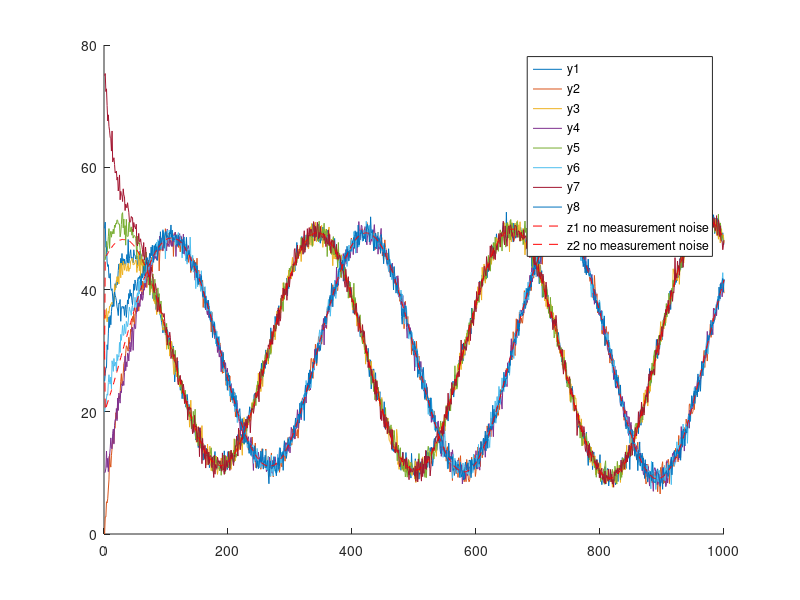

Here is the MATLAB script that generated this plot: (Note: this script raises an error after producing the figure.)
clc;clear;close all;
% state space model--------------------------------------------------------
A = [0 -1;1 0];
n = size (A,2);

H = eye(n);
m = size (A,1);

L = [ 2 -1  0 -1;
     -1  2 -1  0;
      0 -1  2 -1;
     -1  0 -1  2];
N=size(L,1);
% Covariance Matrices------------------------------------------------------

Q = diag([1,1]);
Ri=1;
R = diag([Ri,Ri,Ri,Ri,Ri,Ri,Ri,Ri]);     

% Initial Conditions ------------------------------------------------------
dt=0.02; % dt=0.001 is stable for a longer time, dt=0.02 is unstable when t→∞
t_f=20;
steps=round(t_f/dt);
x0 = [15 -10]'; %initial condition
Ad= (dt*A+eye(n)); % discretization using euler's method
P_plus0 = [1 0 ;0 1];% initial covariance

% generate noise-----------------------------------------------------------
rng('default')
%rng('shuffle')
% W，n x k_steps
w=chol(Q)* randn(n,steps);
w=w*dt;
% V，n x k_steps
v = chol(R)* randn(n*N,steps);% shift v to right by 1


% Define matrices used to store all  data
% KF ---------------------------------------------------------------------- 
% x, used to store all states, ∈ R^(n x steps)
x = zeros(n,steps);

% % u, used to store inputs, ∈ R^(p x steps)
% u = zeros(p,steps);

% z, used to store measurements, ∈ R^(n x steps)
z = zeros(m,steps);
zh = zeros(m,steps);

% x_hat_plus，used to store posteriori estimates，∈ R^(n x steps)
x_hat_plus = zeros(n,steps);

% x_hat_minus_history，used to store priori estimates，∈ R^(n x steps)
x_hat_minus = zeros(n,steps);

% P_plus, used to store posteriori covariance matrices
P_plus = cell(1,steps); %cell array used to store all P^+

% P_plus, used to store priori covariance matrices
P_minus = cell(1,steps); %cell array used to store all P^-1

% K, used to store all kalman gains
K = cell(1,steps);

% χ2 ----------------------------------------------------------------------
% V, used to store all inovation vectors
Nu = zeros(m,steps);
% S, used to store all inovation covariances matrices
S = cell(1,steps);
% Chi-square , used to store all χ2 
Chi = zeros(1,steps);

%% True sates simulation 

x(:,1)=x0;
z(:,1)=H*x0+v(1); % z(1) is z[0]=Hx[0]+v[0]
for k = 2:steps
% state space euqation
   %x(:,k) = A * x(:,k-1) + B*u(:,k-1) +w(:,k-1);
   x(:,k) = Ad * x(:,k-1) + w(:,k-1); 
% measurement
   zh(:,k) = H * x(:,k); 
   z(:,k)= H * x(:,k)+v(1:2,k); 
end


q = zeros(4*2,steps);
y = zeros(4*2,steps);
L = 1*L;
L_hat = kron(L,eye(m));


y(:,1)=[15+10 -10+10 15+20 -10+20 15+30 -10+30  15+60  -10+60]';
u=[zh(1,:)+10;  zh(2,:)+10; zh(1,:)+20 ; zh(2,:)+20 ; zh(1,:)+30 ; zh(2,:)+30 ; zh(1,:)+60 ; zh(2,:)+60];

for k = 2:steps
% q[k]=q[k-1]+dt*(-L)*(q[k-1]-z[k-1])
   q(:,k) = q(:,k-1)+ dt *(-L_hat)*(q(:,k-1) + (u(:,k-1)+v(:,k-1))  ) ; 
% y[k]=q[k]+z[k]
   y(:,k) = q(:,k) +  (u(:,k)+v(:,k)) ; %+ [v1(:,k); v2(:,k); v3(:,k); v4(:,k)];
end

%plot(z(1,:),'DisplayName','z1')
hold on
plot(y(1,:),'DisplayName','y1')
plot(y(2,:),'DisplayName','y2')
plot(y(3,:),'DisplayName','y3')
plot(y(4,:),'DisplayName','y4')
plot(y(5,:),'DisplayName','y5')
plot(y(6,:),'DisplayName','y6')
plot(y(7,:),'DisplayName','y7')
plot(y(8,:),'DisplayName','y8')

plot(zh(1,:)+30,'r--','DisplayName','z1 no measurement noise')
plot(zh(2,:)+30,'r--','DisplayName','z2 no measurement noise')
%plot(zh(2,:),'DisplayName','z2 no measurement noise')
legend 

%% kalman filtering
% k=1 ---------------------------------------------------------------------
P_plus{1}=P_plus0;

x_hat_plus(:,1)=H \ z(:,2);%initial guess
%using least square, z[1]=Hx[1]+v[1],-> x_hat[1]=H\z[1]
%Let x_hat_plus[0]=x_hat[1], because we dont have measurement z[0] at k=0

% χ2-test------------------------------------------------------------------
%Nu(:,1) = z(:,1)-H*x_hat_minus(:,1); % store innovation vectors
%no point to compute 𝜈(1) (𝜈[0]) because x_hat_minus(:,1) is not initialized

% k=2----------------------------------------------------------------------
%detected_k=zeros(1,steps);
for k=2:steps
    %predict
    x_hat_minus(:,k)=Ad*x_hat_plus(:,k-1);
    P_minus{k}=Ad*P_plus{k-1}*Ad'+Q;

    %update

    S{k}   = H*P_minus{k}*H'+R;          % store innovation covariance

    Chi(:,k)    = Nu(:,k)'* S{k}^-1*Nu(:,k);  % χ2-test

    K{k}   = P_minus{k}*H'/S{k};



    x_hat_plus(:,k) = x_hat_minus(:,k) + K{k}*(z(:,k)-H*x_hat_minus(:,k));

    %P_plus{k} = (eye(n)-K{k}*H)*P_minus{k}*(eye(n)-K{k}*H)'+K{k}*R*K{k}';
    P_plus{k}=(eye(n) - K{k}*H)*P_minus{k};
end
